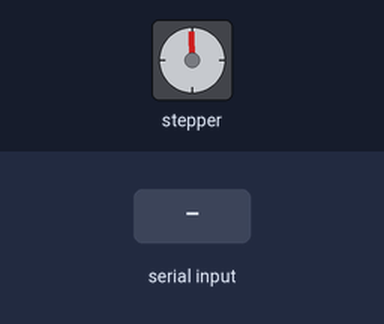
The sketch below on a simulated Arduino Uno, built with avr-gcc and run on an emulated ATmega328P. Shown: stepper motor. Wiring (inferred from the names in the program): stepper motor driver (200 steps per turn assumed): step pin 12; direction pin 13. The test bench sets the inputs (shaded band). What the sketch prints to the serial monitor is not drawn.

Above: at 0.15 s.
At 1.2 s:
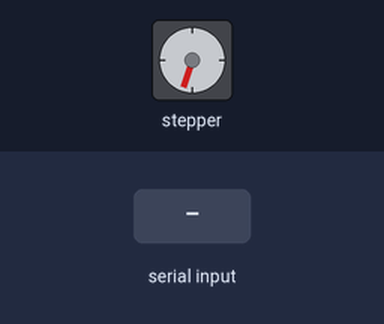
1.3 s: "-" received over Serial
At 1.66 s:
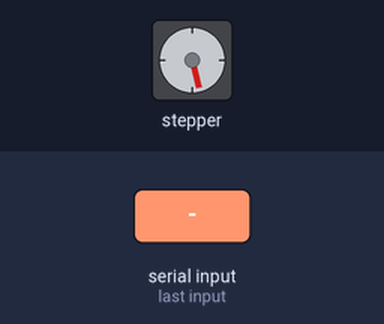
Timing chart, 0 to 13.3 s (numbered marks = the images above; inputs shaded):
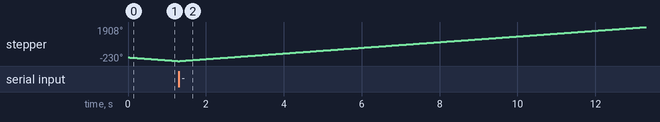

The sketch:

a4988_interface.ino
```cpp
/**
 * Stepper Motor test script using an
 * A4988 Stepper Motor Controller breakout board.
 *
 * connect Pin12 to STEP
 * connect Pin13 to DIRECTION
 *
 * Author: Marion Anderson
 * Date: 2018-08-11
 */
const int dir_pin = 13;
const int step_pin = 12;
bool clockwise = true;

void setup()
{
  pinMode(dir_pin, OUTPUT);
  pinMode(step_pin, OUTPUT);
  Serial.begin(9600);
}

void loop()
{
  // Switch direction command
  if (Serial.available()) {
    int incoming = Serial.read();
    if (incoming == '-') {
      clockwise = !clockwise;
      Serial.print("Changing direction to ");
      if (clockwise) {
        Serial.println("clockwise!");
      } else {
        Serial.println("counter clockwise!");
      }
    }
  }

  // Direction control
  if (clockwise) {
    digitalWrite(dir_pin, LOW);
  } else {
    digitalWrite(dir_pin, HIGH);
  }
  delayMicroseconds(1);  // 200ns setup t

  // Step motor
  digitalWrite(step_pin, HIGH);
  delayMicroseconds(3);  // 1us setup time
  digitalWrite(step_pin, LOW);
  delayMicroseconds(3);
  Serial.println("Step!");
  delay(10);  // wait between steps
}
```
